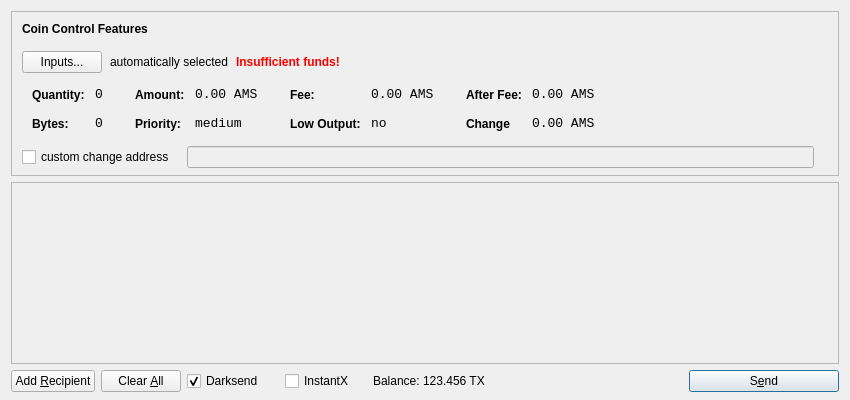
<?xml version="1.0" encoding="UTF-8"?>
<ui version="4.0">
 <class>SendCoinsDialog</class>
 <widget class="QDialog" name="SendCoinsDialog">
  <property name="geometry">
   <rect>
    <x>0</x>
    <y>0</y>
    <width>850</width>
    <height>400</height>
   </rect>
  </property>
  <property name="windowTitle">
   <string>Send Coins</string>
  </property>
  <layout class="QVBoxLayout" name="verticalLayout" stretch="0,1,0">
   <property name="bottomMargin">
    <number>8</number>
   </property>
   <item>
    <widget class="QFrame" name="frameCoinControl">
     <property name="sizePolicy">
      <sizepolicy hsizetype="Expanding" vsizetype="Expanding">
       <horstretch>0</horstretch>
       <verstretch>0</verstretch>
      </sizepolicy>
     </property>
     <property name="maximumSize">
      <size>
       <width>16777215</width>
       <height>16777215</height>
      </size>
     </property>
     <property name="frameShape">
      <enum>QFrame::StyledPanel</enum>
     </property>
     <property name="frameShadow">
      <enum>QFrame::Sunken</enum>
     </property>
     <layout class="QVBoxLayout" name="verticalLayoutCoinControl2">
      <property name="spacing">
       <number>-1</number>
      </property>
      <property name="leftMargin">
       <number>0</number>
      </property>
      <property name="topMargin">
       <number>0</number>
      </property>
      <property name="rightMargin">
       <number>0</number>
      </property>
      <property name="bottomMargin">
       <number>6</number>
      </property>
      <item>
       <layout class="QVBoxLayout" name="verticalLayoutCoinControl" stretch="0,0,0,0,1">
        <property name="spacing">
         <number>0</number>
        </property>
        <property name="leftMargin">
         <number>10</number>
        </property>
        <property name="topMargin">
         <number>10</number>
        </property>
        <item>
         <layout class="QHBoxLayout" name="horizontalLayoutCoinControl1">
          <property name="bottomMargin">
           <number>15</number>
          </property>
          <item>
           <widget class="QLabel" name="labelCoinControlFeatures">
            <property name="sizePolicy">
             <sizepolicy hsizetype="Preferred" vsizetype="Maximum">
              <horstretch>0</horstretch>
              <verstretch>0</verstretch>
             </sizepolicy>
            </property>
            <property name="font">
             <font>
              <weight>75</weight>
              <bold>true</bold>
             </font>
            </property>
            <property name="styleSheet">
             <string notr="true">font-weight:bold;</string>
            </property>
            <property name="text">
             <string>Coin Control Features</string>
            </property>
           </widget>
          </item>
         </layout>
        </item>
        <item>
         <layout class="QHBoxLayout" name="horizontalLayoutCoinControl2" stretch="0,0,0,0">
          <property name="spacing">
           <number>8</number>
          </property>
          <property name="bottomMargin">
           <number>10</number>
          </property>
          <item>
           <widget class="QPushButton" name="pushButtonCoinControl">
            <property name="styleSheet">
             <string notr="true"/>
            </property>
            <property name="text">
             <string>Inputs...</string>
            </property>
           </widget>
          </item>
          <item>
           <widget class="QLabel" name="labelCoinControlAutomaticallySelected">
            <property name="text">
             <string>automatically selected</string>
            </property>
            <property name="margin">
             <number>5</number>
            </property>
           </widget>
          </item>
          <item>
           <widget class="QLabel" name="labelCoinControlInsuffFunds">
            <property name="font">
             <font>
              <weight>75</weight>
              <bold>true</bold>
             </font>
            </property>
            <property name="styleSheet">
             <string notr="true">color:red;font-weight:bold;</string>
            </property>
            <property name="text">
             <string>Insufficient funds!</string>
            </property>
            <property name="margin">
             <number>5</number>
            </property>
           </widget>
          </item>
          <item>
           <spacer name="horizontalSpacerCoinControl">
            <property name="orientation">
             <enum>Qt::Horizontal</enum>
            </property>
            <property name="sizeHint" stdset="0">
             <size>
              <width>40</width>
              <height>1</height>
             </size>
            </property>
           </spacer>
          </item>
         </layout>
        </item>
        <item>
         <widget class="QWidget" name="widgetCoinControl" native="true">
          <property name="sizePolicy">
           <sizepolicy hsizetype="Preferred" vsizetype="Preferred">
            <horstretch>0</horstretch>
            <verstretch>0</verstretch>
           </sizepolicy>
          </property>
          <property name="minimumSize">
           <size>
            <width>0</width>
            <height>0</height>
           </size>
          </property>
          <property name="styleSheet">
           <string notr="true"/>
          </property>
          <layout class="QHBoxLayout" name="horizontalLayoutCoinControl5">
           <property name="margin">
            <number>0</number>
           </property>
           <item>
            <layout class="QHBoxLayout" name="horizontalLayoutCoinControl3" stretch="0,0,0,1">
             <property name="spacing">
              <number>20</number>
             </property>
             <property name="topMargin">
              <number>0</number>
             </property>
             <property name="bottomMargin">
              <number>10</number>
             </property>
             <item>
              <layout class="QFormLayout" name="formLayoutCoinControl1">
               <property name="horizontalSpacing">
                <number>10</number>
               </property>
               <property name="verticalSpacing">
                <number>14</number>
               </property>
               <property name="leftMargin">
                <number>10</number>
               </property>
               <property name="topMargin">
                <number>4</number>
               </property>
               <property name="rightMargin">
                <number>6</number>
               </property>
               <item row="0" column="0">
                <widget class="QLabel" name="labelCoinControlQuantityText">
                 <property name="styleSheet">
                  <string notr="true">font-weight:bold;</string>
                 </property>
                 <property name="text">
                  <string>Quantity:</string>
                 </property>
                 <property name="margin">
                  <number>0</number>
                 </property>
                </widget>
               </item>
               <item row="0" column="1">
                <widget class="QLabel" name="labelCoinControlQuantity">
                 <property name="font">
                  <font>
                   <family>Monospace</family>
                   <pointsize>10</pointsize>
                  </font>
                 </property>
                 <property name="cursor">
                  <cursorShape>IBeamCursor</cursorShape>
                 </property>
                 <property name="contextMenuPolicy">
                  <enum>Qt::ActionsContextMenu</enum>
                 </property>
                 <property name="text">
                  <string>0</string>
                 </property>
                 <property name="margin">
                  <number>0</number>
                 </property>
                 <property name="textInteractionFlags">
                  <set>Qt::LinksAccessibleByMouse|Qt::TextSelectableByKeyboard|Qt::TextSelectableByMouse</set>
                 </property>
                </widget>
               </item>
               <item row="1" column="0">
                <widget class="QLabel" name="labelCoinControlBytesText">
                 <property name="styleSheet">
                  <string notr="true">font-weight:bold;</string>
                 </property>
                 <property name="text">
                  <string>Bytes:</string>
                 </property>
                </widget>
               </item>
               <item row="1" column="1">
                <widget class="QLabel" name="labelCoinControlBytes">
                 <property name="font">
                  <font>
                   <family>Monospace</family>
                   <pointsize>10</pointsize>
                  </font>
                 </property>
                 <property name="cursor">
                  <cursorShape>IBeamCursor</cursorShape>
                 </property>
                 <property name="contextMenuPolicy">
                  <enum>Qt::ActionsContextMenu</enum>
                 </property>
                 <property name="text">
                  <string>0</string>
                 </property>
                 <property name="textInteractionFlags">
                  <set>Qt::LinksAccessibleByMouse|Qt::TextSelectableByKeyboard|Qt::TextSelectableByMouse</set>
                 </property>
                </widget>
               </item>
              </layout>
             </item>
             <item>
              <layout class="QFormLayout" name="formLayoutCoinControl2">
               <property name="horizontalSpacing">
                <number>10</number>
               </property>
               <property name="verticalSpacing">
                <number>14</number>
               </property>
               <property name="leftMargin">
                <number>6</number>
               </property>
               <property name="topMargin">
                <number>4</number>
               </property>
               <property name="rightMargin">
                <number>6</number>
               </property>
               <item row="0" column="0">
                <widget class="QLabel" name="labelCoinControlAmountText">
                 <property name="styleSheet">
                  <string notr="true">font-weight:bold;</string>
                 </property>
                 <property name="text">
                  <string>Amount:</string>
                 </property>
                 <property name="margin">
                  <number>0</number>
                 </property>
                </widget>
               </item>
               <item row="0" column="1">
                <widget class="QLabel" name="labelCoinControlAmount">
                 <property name="font">
                  <font>
                   <family>Monospace</family>
                   <pointsize>10</pointsize>
                  </font>
                 </property>
                 <property name="cursor">
                  <cursorShape>IBeamCursor</cursorShape>
                 </property>
                 <property name="contextMenuPolicy">
                  <enum>Qt::ActionsContextMenu</enum>
                 </property>
                 <property name="text">
                  <string>0.00 AMS</string>
                 </property>
                 <property name="textInteractionFlags">
                  <set>Qt::LinksAccessibleByMouse|Qt::TextSelectableByKeyboard|Qt::TextSelectableByMouse</set>
                 </property>
                </widget>
               </item>
               <item row="1" column="0">
                <widget class="QLabel" name="labelCoinControlPriorityText">
                 <property name="styleSheet">
                  <string notr="true">font-weight:bold;</string>
                 </property>
                 <property name="text">
                  <string>Priority:</string>
                 </property>
                </widget>
               </item>
               <item row="1" column="1">
                <widget class="QLabel" name="labelCoinControlPriority">
                 <property name="font">
                  <font>
                   <family>Monospace</family>
                   <pointsize>10</pointsize>
                  </font>
                 </property>
                 <property name="cursor">
                  <cursorShape>IBeamCursor</cursorShape>
                 </property>
                 <property name="contextMenuPolicy">
                  <enum>Qt::ActionsContextMenu</enum>
                 </property>
                 <property name="text">
                  <string>medium</string>
                 </property>
                 <property name="textInteractionFlags">
                  <set>Qt::LinksAccessibleByMouse|Qt::TextSelectableByKeyboard|Qt::TextSelectableByMouse</set>
                 </property>
                </widget>
               </item>
              </layout>
             </item>
             <item>
              <layout class="QFormLayout" name="formLayoutCoinControl3">
               <property name="horizontalSpacing">
                <number>10</number>
               </property>
               <property name="verticalSpacing">
                <number>14</number>
               </property>
               <property name="leftMargin">
                <number>6</number>
               </property>
               <property name="topMargin">
                <number>4</number>
               </property>
               <property name="rightMargin">
                <number>6</number>
               </property>
               <item row="0" column="0">
                <widget class="QLabel" name="labelCoinControlFeeText">
                 <property name="styleSheet">
                  <string notr="true">font-weight:bold;</string>
                 </property>
                 <property name="text">
                  <string>Fee:</string>
                 </property>
                 <property name="margin">
                  <number>0</number>
                 </property>
                </widget>
               </item>
               <item row="0" column="1">
                <widget class="QLabel" name="labelCoinControlFee">
                 <property name="font">
                  <font>
                   <family>Monospace</family>
                   <pointsize>10</pointsize>
                  </font>
                 </property>
                 <property name="cursor">
                  <cursorShape>IBeamCursor</cursorShape>
                 </property>
                 <property name="contextMenuPolicy">
                  <enum>Qt::ActionsContextMenu</enum>
                 </property>
                 <property name="text">
                  <string>0.00 AMS</string>
                 </property>
                 <property name="textInteractionFlags">
                  <set>Qt::LinksAccessibleByMouse|Qt::TextSelectableByKeyboard|Qt::TextSelectableByMouse</set>
                 </property>
                </widget>
               </item>
               <item row="1" column="0">
                <widget class="QLabel" name="labelCoinControlLowOutputText">
                 <property name="styleSheet">
                  <string notr="true">font-weight:bold;</string>
                 </property>
                 <property name="text">
                  <string>Low Output:</string>
                 </property>
                </widget>
               </item>
               <item row="1" column="1">
                <widget class="QLabel" name="labelCoinControlLowOutput">
                 <property name="font">
                  <font>
                   <family>Monospace</family>
                   <pointsize>10</pointsize>
                  </font>
                 </property>
                 <property name="cursor">
                  <cursorShape>IBeamCursor</cursorShape>
                 </property>
                 <property name="contextMenuPolicy">
                  <enum>Qt::ActionsContextMenu</enum>
                 </property>
                 <property name="text">
                  <string>no</string>
                 </property>
                 <property name="textInteractionFlags">
                  <set>Qt::LinksAccessibleByMouse|Qt::TextSelectableByKeyboard|Qt::TextSelectableByMouse</set>
                 </property>
                </widget>
               </item>
              </layout>
             </item>
             <item>
              <layout class="QFormLayout" name="formLayoutCoinControl4">
               <property name="horizontalSpacing">
                <number>10</number>
               </property>
               <property name="verticalSpacing">
                <number>14</number>
               </property>
               <property name="leftMargin">
                <number>6</number>
               </property>
               <property name="topMargin">
                <number>4</number>
               </property>
               <property name="rightMargin">
                <number>6</number>
               </property>
               <item row="0" column="0">
                <widget class="QLabel" name="labelCoinControlAfterFeeText">
                 <property name="styleSheet">
                  <string notr="true">font-weight:bold;</string>
                 </property>
                 <property name="text">
                  <string>After Fee:</string>
                 </property>
                 <property name="margin">
                  <number>0</number>
                 </property>
                </widget>
               </item>
               <item row="0" column="1">
                <widget class="QLabel" name="labelCoinControlAfterFee">
                 <property name="font">
                  <font>
                   <family>Monospace</family>
                   <pointsize>10</pointsize>
                  </font>
                 </property>
                 <property name="cursor">
                  <cursorShape>IBeamCursor</cursorShape>
                 </property>
                 <property name="contextMenuPolicy">
                  <enum>Qt::ActionsContextMenu</enum>
                 </property>
                 <property name="text">
                  <string>0.00 AMS</string>
                 </property>
                 <property name="textInteractionFlags">
                  <set>Qt::LinksAccessibleByMouse|Qt::TextSelectableByKeyboard|Qt::TextSelectableByMouse</set>
                 </property>
                </widget>
               </item>
               <item row="1" column="0">
                <widget class="QLabel" name="labelCoinControlChangeText">
                 <property name="styleSheet">
                  <string notr="true">font-weight:bold;</string>
                 </property>
                 <property name="text">
                  <string>Change</string>
                 </property>
                </widget>
               </item>
               <item row="1" column="1">
                <widget class="QLabel" name="labelCoinControlChange">
                 <property name="font">
                  <font>
                   <family>Monospace</family>
                   <pointsize>10</pointsize>
                  </font>
                 </property>
                 <property name="cursor">
                  <cursorShape>IBeamCursor</cursorShape>
                 </property>
                 <property name="contextMenuPolicy">
                  <enum>Qt::ActionsContextMenu</enum>
                 </property>
                 <property name="text">
                  <string>0.00 AMS</string>
                 </property>
                 <property name="textInteractionFlags">
                  <set>Qt::LinksAccessibleByMouse|Qt::TextSelectableByKeyboard|Qt::TextSelectableByMouse</set>
                 </property>
                </widget>
               </item>
              </layout>
             </item>
            </layout>
           </item>
          </layout>
         </widget>
        </item>
        <item>
         <layout class="QHBoxLayout" name="horizontalLayoutCoinControl4" stretch="0,0,0">
          <property name="spacing">
           <number>12</number>
          </property>
          <property name="sizeConstraint">
           <enum>QLayout::SetDefaultConstraint</enum>
          </property>
          <property name="topMargin">
           <number>5</number>
          </property>
          <property name="rightMargin">
           <number>5</number>
          </property>
          <item>
           <widget class="QCheckBox" name="checkBoxCoinControlChange">
            <property name="text">
             <string>custom change address</string>
            </property>
           </widget>
          </item>
          <item>
           <widget class="QLineEdit" name="lineEditCoinControlChange">
            <property name="enabled">
             <bool>false</bool>
            </property>
            <property name="sizePolicy">
             <sizepolicy hsizetype="Expanding" vsizetype="Fixed">
              <horstretch>0</horstretch>
              <verstretch>0</verstretch>
             </sizepolicy>
            </property>
           </widget>
          </item>
          <item>
           <widget class="QLabel" name="labelCoinControlChangeLabel">
            <property name="sizePolicy">
             <sizepolicy hsizetype="Preferred" vsizetype="Expanding">
              <horstretch>0</horstretch>
              <verstretch>0</verstretch>
             </sizepolicy>
            </property>
            <property name="minimumSize">
             <size>
              <width>0</width>
              <height>0</height>
             </size>
            </property>
            <property name="text">
             <string/>
            </property>
            <property name="margin">
             <number>3</number>
            </property>
           </widget>
          </item>
         </layout>
        </item>
        <item>
         <spacer name="verticalSpacerCoinControl">
          <property name="orientation">
           <enum>Qt::Vertical</enum>
          </property>
          <property name="sizeHint" stdset="0">
           <size>
            <width>800</width>
            <height>1</height>
           </size>
          </property>
         </spacer>
        </item>
       </layout>
      </item>
     </layout>
    </widget>
   </item>
   <item>
    <widget class="QScrollArea" name="scrollArea">
     <property name="widgetResizable">
      <bool>true</bool>
     </property>
     <widget class="QWidget" name="scrollAreaWidgetContents">
      <property name="geometry">
       <rect>
        <x>0</x>
        <y>0</y>
        <width>830</width>
        <height>165</height>
       </rect>
      </property>
      <layout class="QVBoxLayout" name="verticalLayout_2">
       <property name="margin">
        <number>0</number>
       </property>
       <item>
        <layout class="QVBoxLayout" name="entries">
         <property name="spacing">
          <number>6</number>
         </property>
        </layout>
       </item>
       <item>
        <spacer name="verticalSpacer">
         <property name="orientation">
          <enum>Qt::Vertical</enum>
         </property>
         <property name="sizeHint" stdset="0">
          <size>
           <width>20</width>
           <height>40</height>
          </size>
         </property>
        </spacer>
       </item>
      </layout>
     </widget>
    </widget>
   </item>
   <item>
    <layout class="QHBoxLayout" name="horizontalLayout">
     <item>
      <widget class="QPushButton" name="addButton">
       <property name="toolTip">
        <string>Send to multiple recipients at once</string>
       </property>
       <property name="text">
        <string>Add &amp;Recipient</string>
       </property>
       <property name="autoDefault">
        <bool>false</bool>
       </property>
      </widget>
     </item>
     <item>
      <widget class="QPushButton" name="clearButton">
       <property name="sizePolicy">
        <sizepolicy hsizetype="Minimum" vsizetype="Fixed">
         <horstretch>0</horstretch>
         <verstretch>0</verstretch>
        </sizepolicy>
       </property>
       <property name="toolTip">
        <string>Remove all transaction fields</string>
       </property>
       <property name="text">
        <string>Clear &amp;All</string>
       </property>
       <property name="autoRepeatDelay">
        <number>300</number>
       </property>
       <property name="autoDefault">
        <bool>false</bool>
       </property>
      </widget>
     </item>
     <item>
      <layout class="QHBoxLayout" name="horizontalLayout_2">
       <property name="spacing">
        <number>3</number>
       </property>
        <item>
        <widget class="QCheckBox" name="checkUseDarksend">
         <property name="minimumSize">
          <size>
           <width>95</width>
           <height>0</height>
          </size>
         </property>
         <property name="text">
          <string>Darksend</string>
         </property>
         <property name="checked">
          <bool>true</bool>
         </property>
        </widget>
       </item>
       <item>
        <widget class="QCheckBox" name="checkInstantX">
         <property name="enabled">
          <bool>true</bool>
         </property>
         <property name="minimumSize">
          <size>
           <width>85</width>
           <height>0</height>
          </size>
         </property>
         <property name="text">
          <string>InstantX</string>
         </property>
        </widget>
       </item>
       <item>
        <widget class="QLabel" name="label">
         <property name="sizePolicy">
          <sizepolicy hsizetype="Preferred" vsizetype="Fixed">
           <horstretch>0</horstretch>
           <verstretch>0</verstretch>
          </sizepolicy>
         </property>
         <property name="text">
          <string>Balance:</string>
         </property>
        </widget>
       </item>
       <item>
        <widget class="QLabel" name="labelBalance">
         <property name="sizePolicy">
          <sizepolicy hsizetype="Preferred" vsizetype="Fixed">
           <horstretch>0</horstretch>
           <verstretch>0</verstretch>
          </sizepolicy>
         </property>
         <property name="cursor">
          <cursorShape>IBeamCursor</cursorShape>
         </property>
         <property name="text">
          <string>123.456 TX</string>
         </property>
         <property name="textInteractionFlags">
          <set>Qt::LinksAccessibleByMouse|Qt::TextSelectableByKeyboard|Qt::TextSelectableByMouse</set>
         </property>
        </widget>
       </item>
      </layout>
     </item>
     <item>
      <spacer name="horizontalSpacer">
       <property name="orientation">
        <enum>Qt::Horizontal</enum>
       </property>
       <property name="sizeHint" stdset="0">
        <size>
         <width>40</width>
         <height>20</height>
        </size>
       </property>
      </spacer>
     </item>
     <item>
      <widget class="QPushButton" name="sendButton">
       <property name="minimumSize">
        <size>
         <width>150</width>
         <height>0</height>
        </size>
       </property>
       <property name="toolTip">
        <string>Confirm the send action</string>
       </property>
       <property name="text">
        <string>S&amp;end</string>
       </property>
       <property name="icon">
        <iconset resource="../bitcoin.qrc">
         <normaloff>:/icons/send</normaloff>:/icons/send</iconset>
       </property>
       <property name="default">
        <bool>true</bool>
       </property>
      </widget>
     </item>
    </layout>
   </item>
  </layout>
 </widget>
 <resources>
  <include location="../bitcoin.qrc"/>
 </resources>
 <connections/>
</ui>
